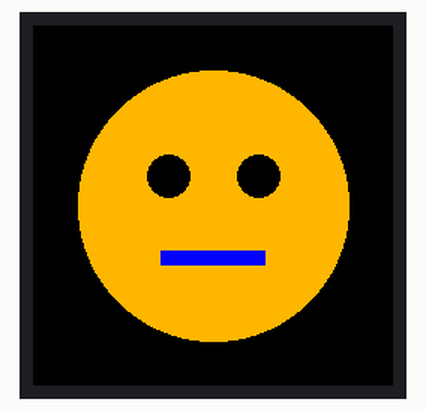
This sketch was run on a simulated ESP32. On the bench: 240×240 colour display. What the sketch prints to the serial monitor is not drawn.

Above: at 0.3 s.

The sketch:

tft_espi_xiao.ino
```cpp
// libs3 check: TFT_eSPI (Bodmer) drawing on a GC9A01 round TFT from a Seeed XIAO RP2040.
// The display and pins are in tft_setup.h next to this sketch.
#include <TFT_eSPI.h>

TFT_eSPI tft;

void setup() {
  Serial.begin(115200);
  tft.init();
  tft.fillScreen(TFT_BLACK);
  tft.fillCircle(120, 120, 90, TFT_ORANGE);
  tft.fillCircle(90, 100, 14, TFT_BLACK);
  tft.fillCircle(150, 100, 14, TFT_BLACK);
  tft.fillRect(85, 150, 70, 10, TFT_BLUE);
  Serial.println("tft_espi drawn");
}

void loop() {}
```
